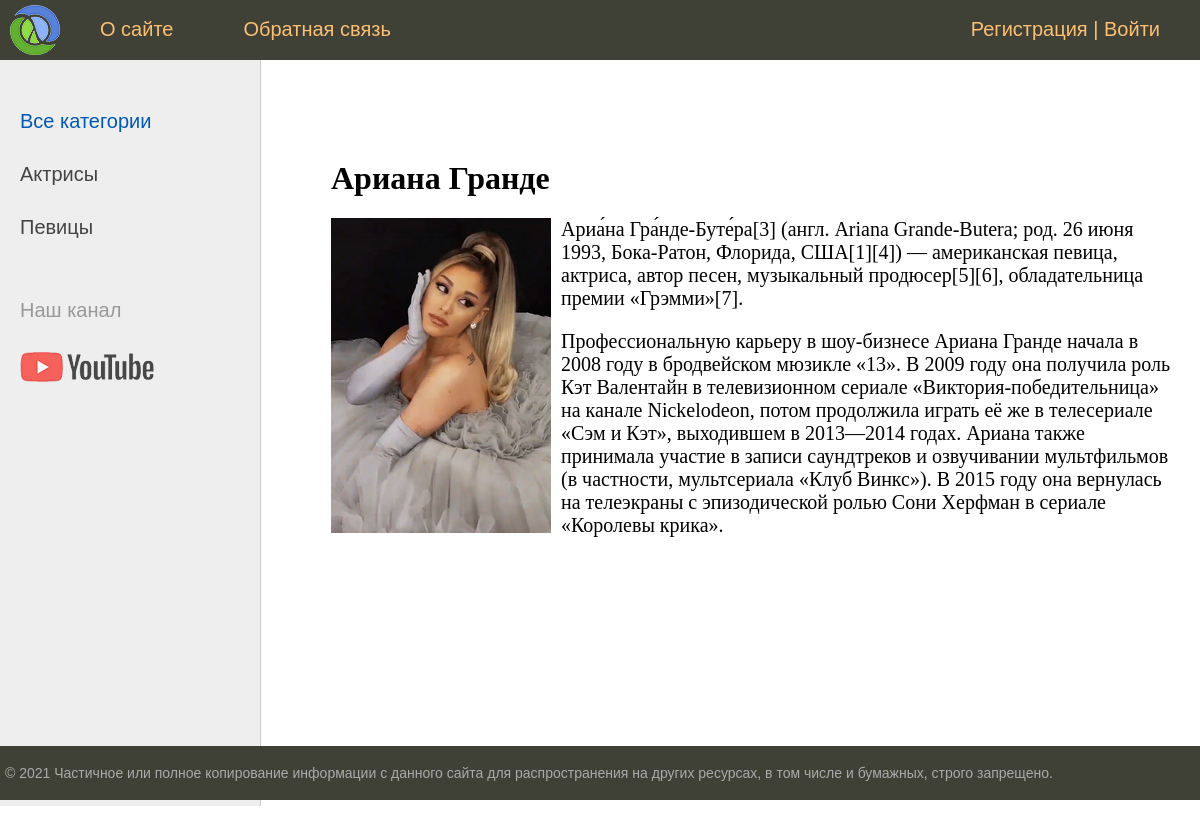
The app's page /post/ariana-grande/ with its own data.
### women/models.py (models this page shows, shortened)
class Category(models.Model):
    name = models.CharField(max_length=100, db_index=True, verbose_name="Категория")
    slug = models.SlugField(max_length=255, unique=True, db_index=True, verbose_name="URL")
    def get_absolute_url(self):
        return reverse('category', kwargs={'cat_slug': self.slug})
    class Meta:
        verbose_name = 'Категория'
        verbose_name_plural = 'Категории'
        ordering = ['id']

class Women(models.Model):
    title = models.CharField(max_length=255, verbose_name="Заголовок")
    slug = models.SlugField(max_length=255, unique=True, db_index=True, verbose_name="URL")
    content = models.TextField(blank=True, verbose_name="Текст статьи")
    photo = models.ImageField(upload_to="photos/%Y/%m/%d/",verbose_name="Фото")
    time_create = models.DateTimeField(auto_now_add=True, verbose_name="Время создания")
    time_update = models.DateTimeField(auto_now=True, verbose_name="Время изменения")
    is_published = models.BooleanField(default=True, verbose_name="Публикация")
    cat = models.ForeignKey('Category', on_delete=models.PROTECT, verbose_name="Категории")
    def __str__(self):
        return self.title
    class Meta:
        verbose_name = 'Известные женщины'
        verbose_name_plural = 'Известные женщины'
        ordering = ['id']

### women/views.py (the view)
# urls.py: path('post/<slug:post_slug>/', ShowPost.as_view(), name='post'),
class ShowPost(DataMixin, DetailView):
    model = Women
    template_name = 'women/post.html'
    slug_url_kwarg = 'post_slug'
    context_object_name = 'post'
    def get_context_data(self, *, object_list=None, **kwargs):
        context = super().get_context_data(**kwargs)
        c_def = self.get_user_context(title=context['post'])
        context = dict(list(context.items()) + list(c_def.items()))
        return context

### women/utils.py (called while the page is built)
    def get_user_context(self, **kwargs):
        context = kwargs
        cats = cache.get('cats')
        if not cats:
            cats = Category.objects.annotate(Count('women'))
            cache.set('cats', cats, 60)
        user_menu = menu.copy()
        if not self.request.user.is_authenticated:
            user_menu.pop(1)
        context['menu'] = user_menu
        context['cats'] = cats
        if 'cat_selected' not in context:
            context['cat_selected'] = 0
        return context

### women/templates/women/post.html
{% extends 'women/base.html' %}
{% block content %}
<h1>{{ post.title }}</h1>
{% if post.photo %}
<p><img class="img-article-left" src="{{post.photo.url}}"></p>
{% endif %}
{{post.content|linebreaks}}
{% endblock %}

### women/templates/women/base.html (shortened to what this page needs)
{% load static %}
<!DOCTYPE html>
<html>
<head>
	<link type="text/css" href="{% static 'women/css/styles.css' %}" rel="stylesheet" />
</head>
<body>
<table class="table-page" border=0 cellpadding="0" cellspacing="0">
<tr><td valign=top>
{% block mainmenu %}
	<div class="header">
		<ul id="mainmenu" class="mainmenu">
			<li class="logo"><a href="{% url 'home' %}"><div class="logo"></div> </a> </li>
{% for m in menu %}
			<li><a href="{% url m.url_name %}">{{m.title}}</a> </li>
{% endfor %}
		{% if request.user.is_authenticated %}
		<li class="last">{{ user.username }} | <a href="{% url 'logout' %}">Выйти</a></li>
		{% else %}
		<li class="last"> <a href="{% url 'register' %}">Регистрация</a> | <a href="{% url 'login' %}">Войти</a></li>
		{% endif %}
		</ul>
	</div>
{% endblock mainmenu %}
<table class="table-content" border=0 cellpadding="0" cellspacing="0">
<tr>
	{% load cache %}
	<td valign="top" class="left-chapters">
	<ul id="leftchapters">
{% if cat_selected == 0 %}
		<li class="selected">Все категории</li>
{% else %}
		<li><a href="{% url 'home' %}">Все категории</a></li>
{% endif %}
		{% for c in cats %}
		{% if c.women__count > 0 %}
			{% if c.pk == cat_selected %}
				<li class="selected">{{ c.name }}</li>
			{% else %}
				<li><a href="{{ c.get_absolute_url }}">{{ c.name }}</a></li>
			{% endif %}
		{% endif %}
		{% endfor %}
		<li class="share">
		<p>Наш канал</p>
		<a class="share-yt" href="https://www.youtube.com/channel/UClJzWfGWuGJL2t-3dYKcHTA/playlists" target="_blank" rel="nofollow"></a>
		</li>
	</ul>
</td>
<td valign="top" class="content">
	<div class="content-text">
{% block content %}
{% endblock %}
	</div>
</td></tr></table>
</td></tr>
<tr><td valign=top>
	<div id="footer">
		<p>&copy; 2021 Частичное или полное копирование информации с данного сайта для распространения на других ресурсах, в том числе и бумажных, строго запрещено.</p>
	</div>
</td></tr></table>
</body>
</html>

### women/static/women/css/styles.css (style rules this page uses)
html, body { font-family: 'Arial'; margin: 0; padding: 0; height: 100%; width: 100%; color: #444; }
a { color: #0059b2; text-decoration: none; }
img { max-width: 600px; height: auto; }
img.img-article-left { max-width: 300px; height: auto; float: left; padding: 0 10px 10px 0; }
.table-page { width: 100%; height: 100%; vertical-align: top; }
.table-page tr { height: 100%; }
.header { background: #3F4137; height: 60px; }
.logo { background: url('../images/logo.png') no-repeat 10px 5px; width: 70px; height: 60px; }
ul.mainmenu { list-style: none; margin: 0; padding: 0; height: 60px; color: #fdc073; font-size: 20px; overflow: hidden; }
ul.mainmenu li { float: left; margin: 18px 40px 0 30px; }
ul.mainmenu li.logo { margin: 0; }
ul.mainmenu li.last { float: right; }
ul.mainmenu li a { color: #fdc073; text-decoration: none; }
.table-content { width: 100%; min-height: 100%; height: 100%; }
.left-chapters { margin: 0; background: #eee; border-right: 1px solid #ccc; min-height: 100%; }
.left-chapters ul { width: 230px; min-height: 100%; margin: 0; padding: 20px 10px 10px 20px; list-style: none; font-size: 20px; }
.left-chapters ul li { margin: 30px 0 0 0; color: #999; }
.left-chapters ul li.selected { color: #0059b2; }
.left-chapters ul li a { color: #444; text-decoration: none; }
.left-chapters ul li.share { margin: 60px 0 0 0; }
.left-chapters ul li.share p { margin: 30px 0 30px 0; }
.left-chapters ul li.share a { display: inline-block; width: 40px; height: 40px; margin: 0 20px 0 0; }
.left-chapters ul li.share a.share-yt { width: 100%; height: 30px; background: url('../images/share_yt.png') no-repeat 0 0 }
.content { padding: 40px 20px 20px 40px; width: 100%; box-sizing: border-box; }
.content-text { margin: 60px 0 0 30px; color: #000; font-size: 20px; font-family: Yandex Sans Display Light; }
.content-text h1 { font-size: 32px; }
#footer { box-sizing: border-box; background: #3F4137; padding: 5px; color: #aaa; font-size: 14px; font-family: Verdana, Geneva, Arial, Helvetica; text-align: left; overflow: hidden; }

### records on screen
Category: name "Актрисы"
Category: name "Певицы"
Women: title "Ариана Гранде", photo (picture), content "Ариа́на Гра́нде-Буте́ра[3] (англ. Ariana Grande-Butera; род. 26 июня 1993, Бока-Ратон, Флорида, США[1][4]) — американская певица, актриса, автор песен, музыкальный продюсер[5][6], обладательница премии «Грэмми»[7]. Профессиональную карьеру в шоу-бизнесе Ариана Гранде начала в 2008 году в бродвейском мюзикле «13». В 2009 году она получила роль Кэт Валентайн в телевизионном сериале «Виктория-победительница» на канале Nickelodeon, потом продолжила играть её же в телесериале «Сэм и Кэт», выходившем в 2013—2014 годах. Ариана также принимала участие в записи саундтреков и озвучивании мультфильмов (в частности, мультсериала «Клуб Винкс»). В 2015 году она вернулась на телеэкраны с эпизодической…"

### other values on screen
{{ m.title }} "О сайте" "Обратная связь"
